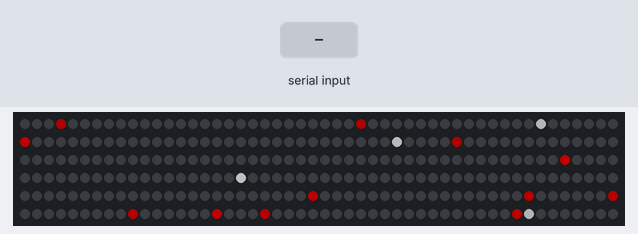
Recording of a sketch running on a simulated Arduino Uno, built with avr-gcc and run on an emulated ATmega328P. Shown: 300 RGB LEDs in strip order, left to right, continuing on the next row. The inputs (shaded band) are chosen by the test bench. Dim RGB values are drawn brighter than linear; random numbers use the default seed unless the sketch sets one.

Above: at 4.26 s.
4.3 s: "|" received over Serial
At 4.36 s:
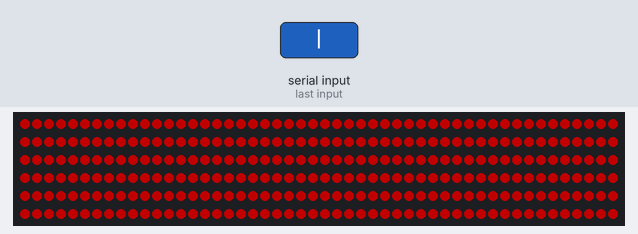
6.1 s: "1|90\n" received over Serial
At 7.55 s:
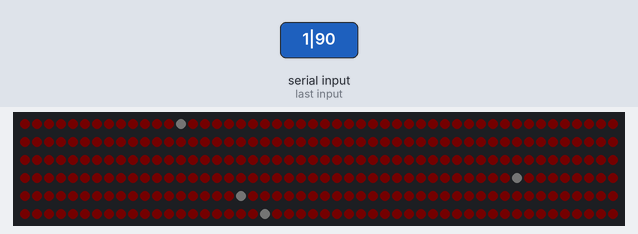

The sketch:

Lounge_LEDs.ino
```cpp
#include "FastLED.h"

#if defined(FASTLED_VERSION) && (FASTLED_VERSION < 3001000)
#warning "Requires FastLED 3.1 or later; check github for latest code."
#endif

#define DATA_PIN    5
#define LED_TYPE    WS2811
#define COLOR_ORDER GRB
#define NUM_LEDS    300
#define ARRAY_SIZE(A) (sizeof(A) / sizeof((A)[0]))

String serialData = "";
byte ledRed = 255;
byte ledGreen = 0;
byte ledBlue = 0;
byte ledBrightness = 88;
int TIMEOUT = 100;
uint8_t gHue = 0;

CRGB leds[NUM_LEDS];

unsigned long lastTime;
unsigned long currentTime;

void setup() {
  delay(3000);

  Serial.begin(115200);

  FastLED.addLeds<LED_TYPE,DATA_PIN,COLOR_ORDER>(leds, NUM_LEDS).setCorrection(TypicalLEDStrip);

  FastLED.setBrightness(ledBrightness);

  lastTime = millis();
}

void loop()
{
    currentTime = millis();

   if ((currentTime - lastTime) > TIMEOUT)
    {
      confetti();
      FastLED.show();
      lastTime = currentTime;
    }
}

void serialEvent()
{
    char c = Serial.read();

    if (c == '|')
    {
      parseCommand(serialData);
    }
    else
    {
      serialData += c;
    }
}

void parseCommand(String values)
{
    serialData = "";

    String sValue;
    byte position = 0;
    char sz[] = "012345678901234567890";
    char buf[sizeof(sz)];
    values.toCharArray(buf, sizeof(buf));
    char *p = buf;
    char *str;

    while ((str = strtok_r(p, ";", &p)) != NULL) //delimiter is semicolon
    {
      sValue = str;

      switch (position)
      {
        case 0: //Brightness
          ledBrightness = sValue.toInt();
          break;

        case 1:
          ledRed = sValue.toInt();
          break;

        case 2:
          ledGreen = sValue.toInt();
          break;

        case 3:
          ledBlue = sValue.toInt();
          break;
      }
      position++;
    }

    //Set values
    FastLED.setBrightness(ledBrightness);

    for( int i = 0; i < NUM_LEDS; i++) {
      leds[i] = CRGB(ledRed, ledGreen, ledBlue);
    }

    FastLED.show();
}

void confetti()
{
  fadeToBlackBy( leds, NUM_LEDS, 10);
  int pos = random16(NUM_LEDS);
  leds[pos] = CRGB(ledRed, ledGreen, ledBlue);
  addGlitter(80);
}

void addGlitter( fract8 chanceOfGlitter)
{
  if( random8() < chanceOfGlitter) {
    leds[ random16(NUM_LEDS) ] += CRGB::White;
  }
}
```

Measured:
- what the display in image 2 shows lasts 0.5 s, from 7.3 s to 7.8 s
